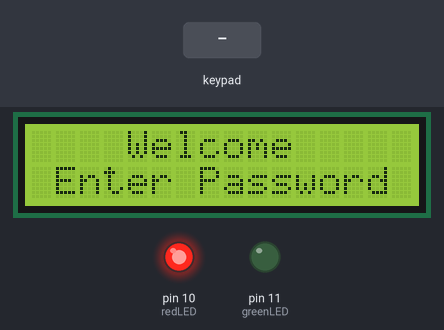
This sketch was run on a simulated Arduino Uno, built with avr-gcc and run on an emulated ATmega328P. On the bench: 16×2 character LCD, output pins drawn as LEDs (lit = HIGH). The test bench sets the inputs (shaded band).

Above: at 1.2 s.
1.3 s: keypad keys 1 2 3 4 pressed 0.4 s apart
At 3.2 s:
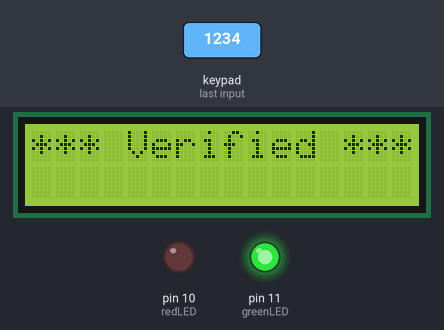
At 6.9 s:
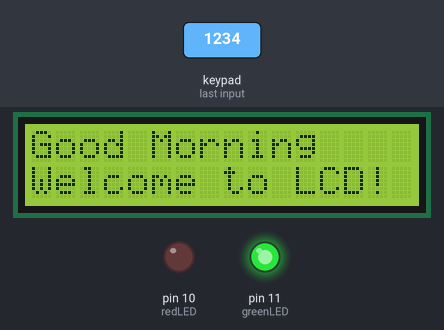
Timing chart, 0 to 8.4 s (numbered marks = the images above; inputs shaded):
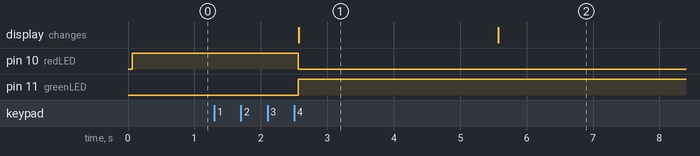

The sketch:

display_keypad_arduino.ino
```cpp
#include <LiquidCrystal.h>
#include <Keypad.h>

#define redLED 10 //define the LED pins
#define greenLED 11

char* password ="1234"; //create a password
int pozisyon = 0; //keypad position

const byte rows = 4; //number of the keypad's rows and columns
const byte cols = 4;

char keyMap [rows] [cols] = { //define the cymbols on the buttons of the keypad

  {'1', '2', '3', 'A'},
  {'4', '5', '6', 'B'},
  {'7', '8', '9', 'C'},
  {'*', '0', '#', 'D'}
};

byte rowPins [rows] = {1, 2, 3, 4}; //pins of the keypad
byte colPins [cols] = {5, 6, 7, 8};

Keypad myKeypad = Keypad( makeKeymap(keyMap), rowPins, colPins, rows, cols);

LiquidCrystal lcd (A0, A1, A2, A3, A4, A5); // pins of the LCD. (RS, E, D4, D5, D6, D7)

void setup(){

  lcd.begin(16, 2);
  pinMode(redLED, OUTPUT);  //set the LED as an output
  pinMode(greenLED, OUTPUT);
  setLocked (true); //state of the password
}

void loop(){

  char whichKey = myKeypad.getKey(); //define which key is pressed with getKey

  lcd.setCursor(0, 0);
  lcd.print("    Welcome");
  lcd.setCursor(0, 1);
  lcd.print(" Enter Password");

  if(whichKey == '*' || whichKey == '#' || whichKey == 'A' ||       //define invalid keys
  whichKey == 'B' || whichKey == 'C' || whichKey == 'D'){

    pozisyon=0;
    setLocked (true);
    lcd.clear();
    lcd.setCursor(0, 0);
    lcd.print("  Invalid Key!");
    delay(1000);
    lcd.clear();
  }
  if(whichKey == password [pozisyon]){
    pozisyon ++;
  }
  if(pozisyon == 4){
    setLocked (false);
    lcd.clear();
    lcd.setCursor(0, 0);
    lcd.print("*** Verified ***");
    delay(3000);
    lcd.clear();
    lcd.setCursor(0, 0);
    lcd.print("Good Morning");
    lcd.setCursor(0, 1);
    lcd.print("Welcome to LCD!");
    delay(7000);
    lcd.clear();
  }
  delay(100);
}

void setLocked(int locked){
  if(locked){
    digitalWrite(redLED, HIGH);
    digitalWrite(greenLED, LOW);
    }
    else{
      digitalWrite(redLED, LOW);
      digitalWrite(greenLED, HIGH);
    }
  }
```

Measured:
- after the input at 1.3 s, pin 10 (redLED): HIGH → LOW after 1.3 s; pin 11 (greenLED): LOW → HIGH after 1.3 s; the display: changes after 1.3 s (image 1)
- what the display in image 1 shows lasts 3.0 s, from 2.6 s to 5.6 s
